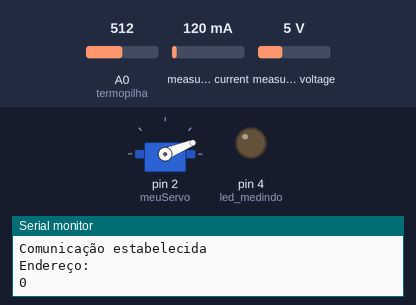
This sketch was run on a simulated Arduino Uno, built with avr-gcc and run on an emulated ATmega328P. Shown: servo, output pins drawn as LEDs (lit = HIGH), the last lines printed to the serial monitor. The test bench sets the inputs (shaded band); at power-on: A0 (termopilha) = 512, measured current 120 mA, measured voltage 5 V.

Above: at 0.05 s.
At 0.55 s:
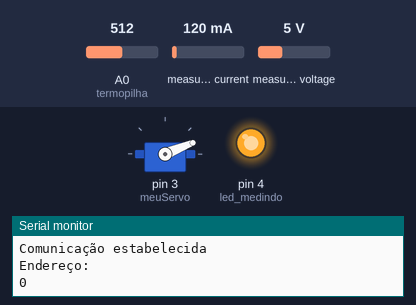
At 11.1 s:
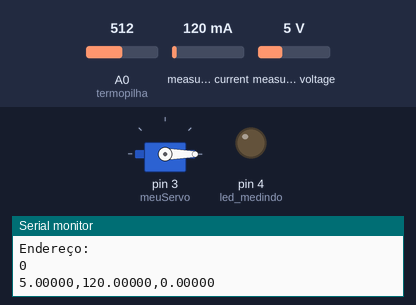
Timing chart, 0 to 14.4 s (numbered marks = the images above):
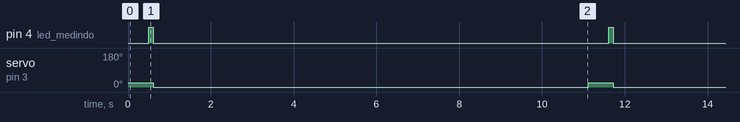

The sketch:

projeto.ino
```cpp
#include <math.h>
#include <Wire.h>
#include <INA3221.h>
#include <Servo.h>

// Endereço do INA3221 usado
#define ADDRESS_INA3221 0x40
#define BAUD_RATE 115200
INA3221 INA_1(ADDRESS_INA3221);

const int termopilha = A0; // Porta da termopilha

Servo meuServo;  // Cria um objeto servo para controlar o microservo
int posicao = 0; // Variável para armazenar a posição do servo
int amplitude = 22; // Angulo que max que o microservo pode fazer
int velocidade = 20; // Tempo entre as mudaças do angulo do servo

float tensao_lampada, corrente_lampada; //medidas que o INA le
float tensao_termopilha = 0; //Tensao amplificada na termopilha
const int led_medindo = 4; //Porta 4 do Arduino

void setup() {
  // Iniciando a comunicação Serial
  Serial.begin(BAUD_RATE);
  Serial.println("Iniciar scan por dispositivos I2C:\n");
  Serial.println("Escaniando...\n");

  // Iniciando a comunicação I2C
  Wire.begin();
  Wire.beginTransmission(ADDRESS_INA3221);

  if (INA_1.begin() == false) {
      Serial.println("Comunicação não estabelecida.");
  } else {
      Serial.println("Comunicação estabelecida");
      Serial.println("Endereço:");
      Serial.println(INA_1.getAddress());
  }

  // Configurações do módulo INA3221
  INA_1.reset();
  INA_1.disableChannel(1);
  INA_1.disableChannel(2);

  // Definindo limite para aviso crítico
  Wire.beginTransmission(ADDRESS_INA3221);

  meuServo.attach(2); // Conecta o servo ao pino 2 do Arduino
  pinMode(led_medindo, OUTPUT);
}

void loop() {
  tensao_lampada = INA_1.getBusVoltage(0);
  corrente_lampada = INA_1.getCurrent_mA(0);
  abrir_termopilha();
  digitalWrite(led_medindo, HIGH);
  tensao_termopilha = valor_termopilha();
  digitalWrite(led_medindo, LOW);
  fechar_termopilha();
  printar_valores();
}

void printar_valores(){
  Serial.print(tensao_lampada, 5);
  Serial.print(",");
  Serial.print(corrente_lampada, 5);
  Serial.print(",");
  Serial.println(tensao_termopilha, 5);
  delay(10000);
}

float valor_termopilha() {
  float tensao_media = 0;
  long int tensao = 0;
  int i = 0;
  int quantidade = 1000;
  for(int i = 0; i < quantidade; i++){
    tensao_media = analogRead(termopilha);
  }
  tensao = (5.0 / 1023.0) * tensao_media / quantidade;
  return tensao;
}

// Mover o servo de 0 a amplitude
void abrir_termopilha(){
  meuServo.attach(2);
  meuServo.write(22);
  delay(500);
  meuServo.attach(3);
}

// Mover o servo da amplitude a 0 graus
void fechar_termopilha(){
  meuServo.attach(2);
  meuServo.write(0);
  delay(500);
  meuServo.attach(3);
}
```

Measured:
- by itself, pin 4 (led_medindo): alternates HIGH for 0.11 s and LOW for 11.0 s
- by itself, servo on pin 3 (meuServo): alternates 22° for 0.61 s and 0° for 10.5 s
